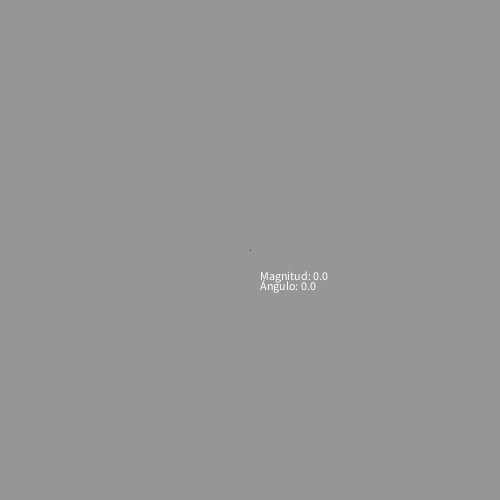
Frame 1 (no input)
Frame 60 (the mouse pressed at the canvas centre just before this capture): identical to frame 1, image omitted
Frame 120 (the mouse held since frame 60 and released just before this capture): identical to frame 1, image omitted

The Processing sketch that drew this single still picture (run headless with seeded random() and noise(); from frame 60 on, the mouse is pressed at the canvas centre):

// Processing sketch: sketch_260203_trigo
// ── sketch_260203_trigo.pde
PVector v;
void setup () {
  size(500, 500);
  v = new PVector (0,0);
}
void drawVector(PVector v) {
  line(0, 0, v.x, v.y);
}

float magnitude(PVector v) {
   float d = sqrt(v.x*v.x + v.y*v.y);
   return d;
   // retrun sqrt(v.x*v.x + v.y*v.y);
}

float angle (PVector v) {
  return atan2(v.y, v.x);
}
void draw () {
  background (150);
  translate(width/2, height/2);
  drawVector(v);
  float d = magnitude(v);
  float theta = angle(v);
  text("Magnitud: " + d, 10, 30);  
  text("Ángulo: "+ degrees(theta), 10, 40);
  arc(0, 0, 100, 100, 0, theta);
}

void mousePressed() {
  println("Se presionó el mouse");
  v.set(mouseX - width/2, mouseY - height/2);
}

void mouseDragged() {
  println("Presiono y muevo el mouse");
  v.set(mouseX - width/2, mouseY - height/2);
}
void mouseReleased() {
  println("Cuando suelto el mouse");
  
} 
